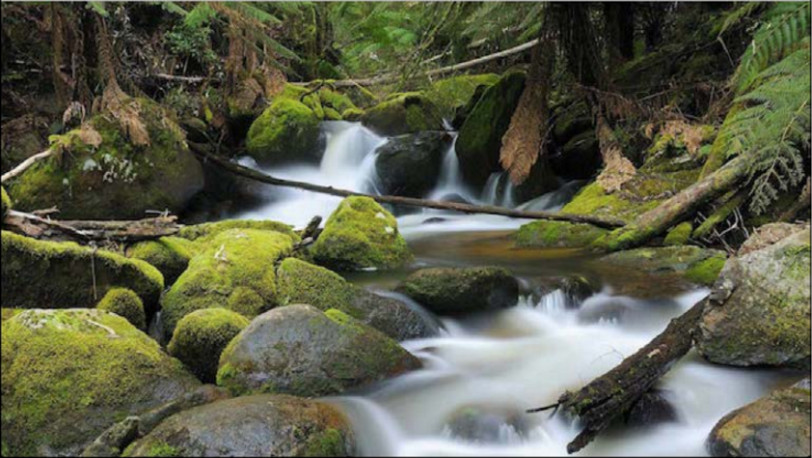
#> input picture python3_libraries/opencv/opencv3by_example/Chapter01/images/input.jpg, 812 x 458 px
$ python 10_projective_transformation.py
#> lines starting #> are read from the running program, lines starting #| are printed output that depends on the picture
import cv2
import numpy as np

img = cv2.imread('images/input.jpg')
#> img is the input picture: shape (458, 812, 3); mean B, G, R 72.5, 93.3, 91.1
rows, cols = img.shape[:2]
#> rows = 458; cols = 812

src_points = np.float32([[0,0], [cols-1,0], [0,rows-1], [cols-1,rows-1]])
#> src_points = [[0, 0], [811, 0], [0, 457], [811, 457]]
dst_points = np.float32([[0,0], [cols-1,0], [int(0.33*cols),rows-1], [int(0.66*cols),rows-1]])

projective_matrix = cv2.getPerspectiveTransform(src_points, dst_points)
img_output = cv2.warpPerspective(img, projective_matrix, (cols,rows))
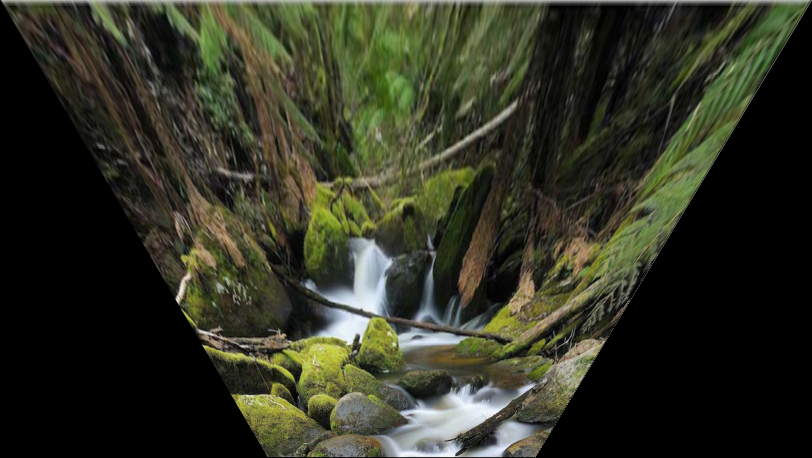
#> img_output: shape (458, 812, 3); mean B, G, R 35.7, 50.4, 48.5

cv2.imshow('Input', img)
cv2.imshow('Output', img_output)

cv2.waitKey()
